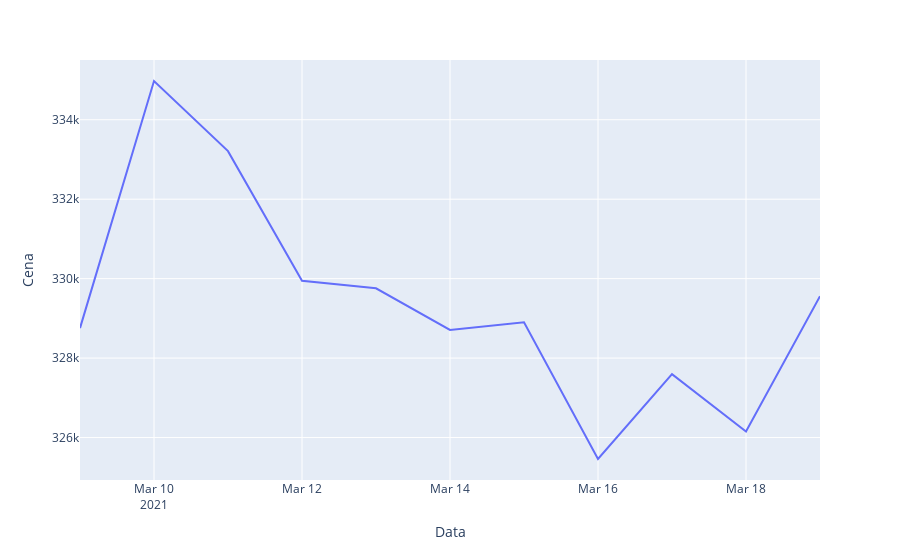

The cell this chart's notebook holds for it:
### Code cell
from data import calc_avg_price_per_day
import plotly.graph_objects as go
import plotly.express as px

avg_price_per_day = calc_avg_price_per_day(data)
fig = go.Figure(data=px.line(avg_price_per_day, x="Data", y="Cena"))
fig.show()

### Figure 1 — Plotly figure (JSON) as saved in the notebook; plotly's stock layout.template omitted (floating-point values rounded to 4 significant figures)
{"data": [{"hovertemplate": "Data=%{x}<br>Cena=%{y}<extra></extra>", "legendgroup": "", "line": {"color": "#636efa", "dash": "solid"}, "mode": "lines", "name": "", "orientation": "v", "showlegend": false, "type": "scatter", "x": ["2021-03-09", "2021-03-10", "2021-03-11", "2021-03-12", "2021-03-13", "2021-03-14", "2021-03-15", "2021-03-16", "2021-03-17", "2021-03-18", "2021-03-19"], "xaxis": "x", "y": [328800.0, 335000.0, 333200.0, 329900.0, 329800.0, 328700.0, 328900.0, 325500.0, 327600.0, 326200.0, 329600.0], "yaxis": "y"}], "layout": {"legend": {"tracegroupgap": 0}, "margin": {"t": 60}, "xaxis": {"anchor": "y", "domain": [0, 1], "title": {"text": "Data"}}, "yaxis": {"anchor": "x", "domain": [0, 1], "title": {"text": "Cena"}}}}
